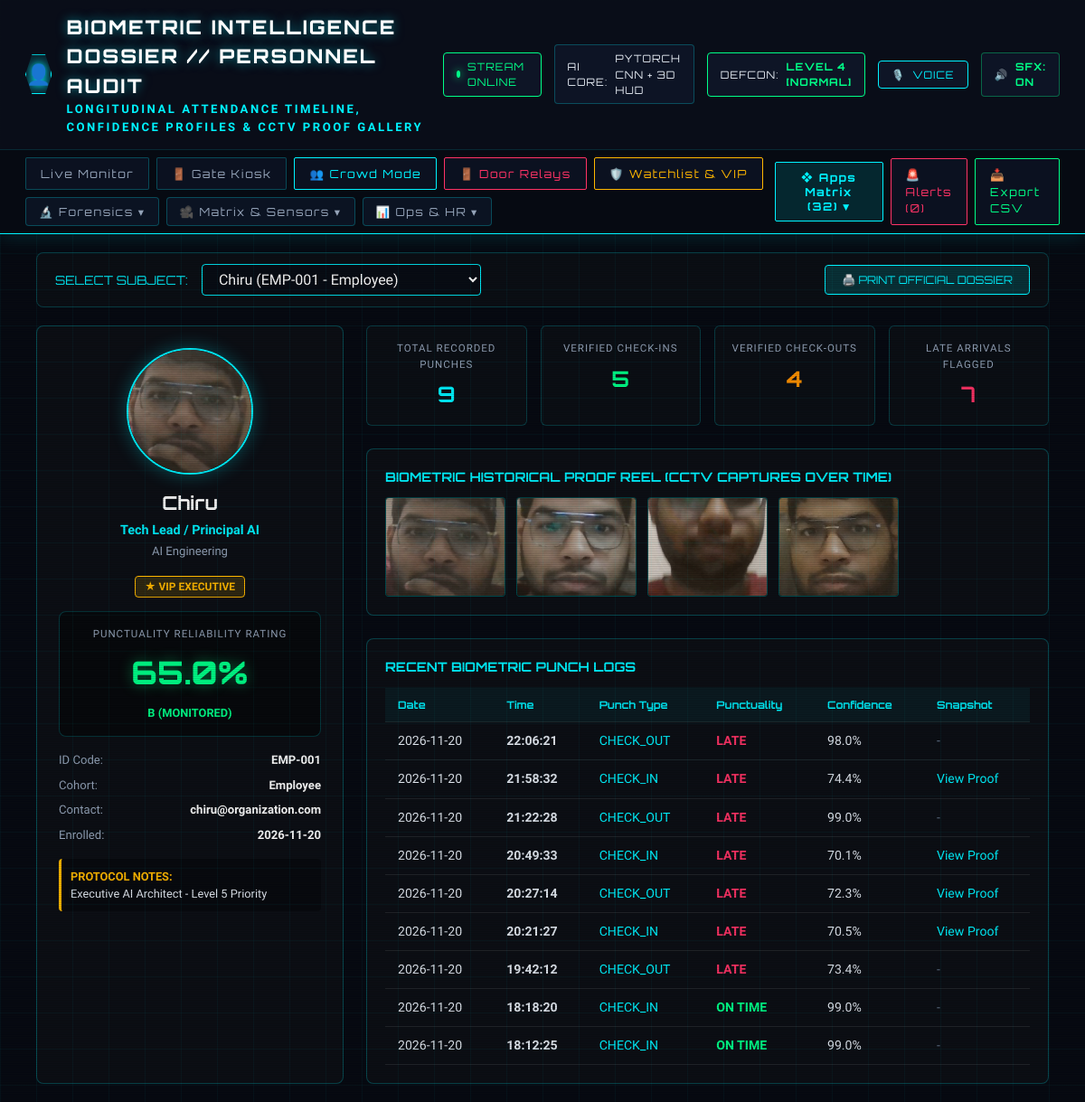
The app's page /dossier, older data.
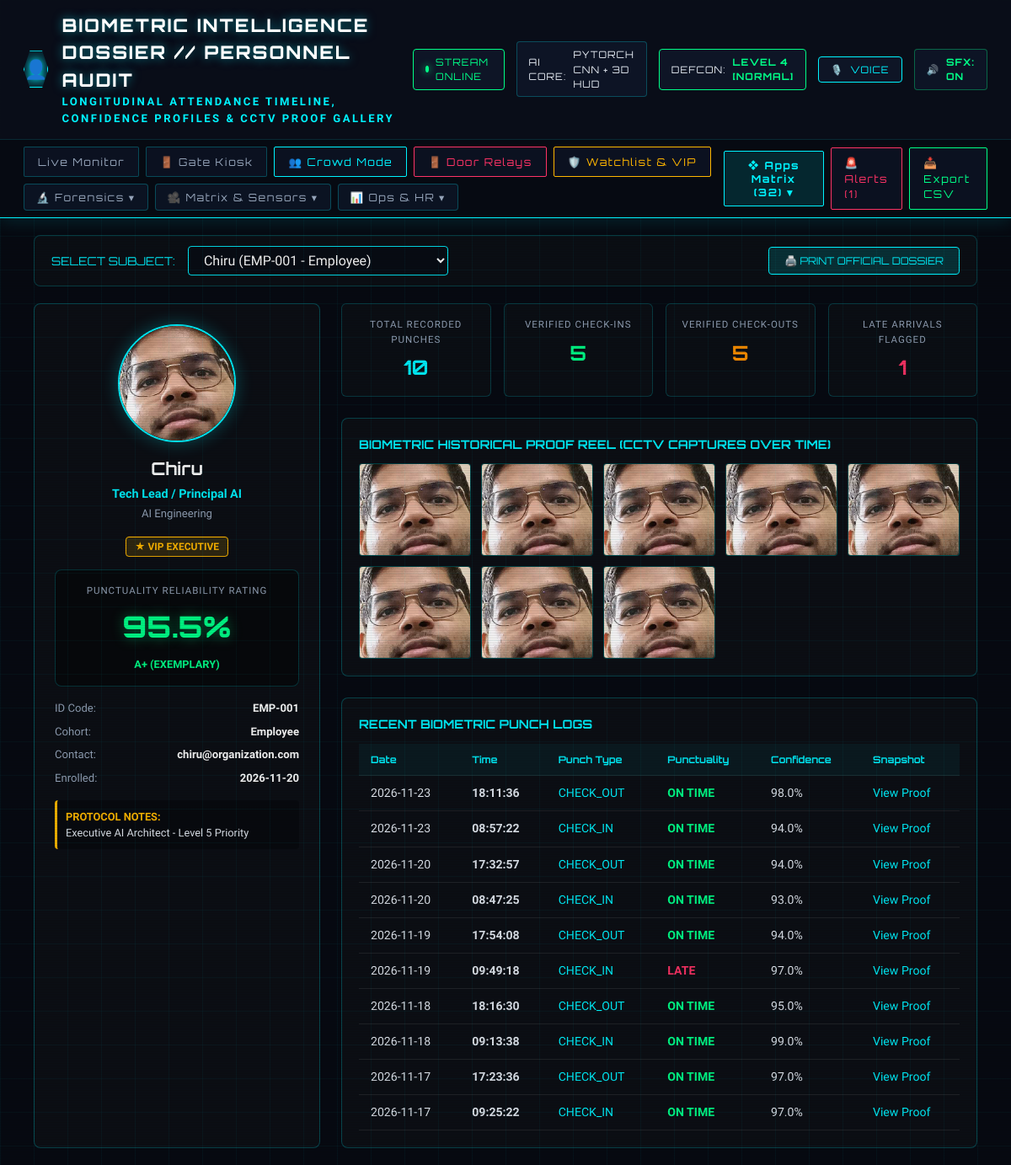
The same page, newer data.
### tables this page shows
CREATE TABLE attendance (
                    id INTEGER PRIMARY KEY AUTOINCREMENT,
                    user_name TEXT NOT NULL,
                    timestamp TEXT NOT NULL,
                    date TEXT NOT NULL,
                    time TEXT NOT NULL,
                    confidence REAL NOT NULL,
                    status TEXT NOT NULL
                , user_type TEXT DEFAULT 'Employee', punch_type TEXT DEFAULT 'CHECK_IN', is_late INTEGER DEFAULT 0, snapshot_url TEXT DEFAULT '');

CREATE TABLE users (
                    id INTEGER PRIMARY KEY AUTOINCREMENT,
                    name TEXT UNIQUE NOT NULL,
                    emp_id TEXT,
                    department TEXT,
                    registered_at TEXT
                , user_type TEXT DEFAULT 'Employee', role_title TEXT DEFAULT 'Member', email TEXT DEFAULT '', security_clearance TEXT DEFAULT 'STANDARD', access_notes TEXT DEFAULT '');

### app.py (the view)
@app.route('/dossier')
def dossier_view():
    stats = db.get_stats()
    users = db.get_users()
    user_param = request.args.get('user', 'Chiru')
    dossier = db.get_dossier_data(user_param)
    if not dossier and users:
        dossier = db.get_dossier_data(users[0]['name'])
    return render_template('dossier.html', stats=stats, users=users, dossier=dossier)

### attendance_engine/db.py (called while the page is built)
    def _get_connection(self):
        conn = sqlite3.connect(self.db_path, check_same_thread=False)
        conn.row_factory = sqlite3.Row
        return conn

    def get_users(self, user_type=None):
        with self._get_connection() as conn:
            cursor = conn.cursor()
            if user_type:
                cursor.execute("SELECT * FROM users WHERE user_type = ? ORDER BY name ASC", (user_type,))
            else:
                cursor.execute("SELECT * FROM users ORDER BY user_type DESC, name ASC")
            return [dict(row) for row in cursor.fetchall()]

    def get_user(self, name):
        with self._get_connection() as conn:
            cursor = conn.cursor()
            cursor.execute("SELECT * FROM users WHERE LOWER(name) = LOWER(?)", (name.strip(),))
            row = cursor.fetchone()
            return dict(row) if row else None

### templates/dossier.html (shortened to what the changed rows need)
<!DOCTYPE html>
<html lang="en">
<head>
  <link rel="stylesheet" href="/static/css/style.css">
</head>
<body>
    {% set active_page = 'dossier' %}
  {% set nav_icon = '👤' %}
  {% set nav_title = 'BIOMETRIC INTELLIGENCE DOSSIER // PERSONNEL AUDIT' %}
  {% set nav_subtitle = 'LONGITUDINAL ATTENDANCE TIMELINE, CONFIDENCE PROFILES & CCTV PROOF GALLERY' %}
  {% include 'nav_header.html' %}
  <main style="padding: 20px 40px;">
    {% if dossier %}
    {% set p = dossier.profile %}
    {% set s = dossier.stats %}
    <div class="dossier-layout">
      <div class="profile-card">
        <div class="avatar-box">
          {% if dossier.snapshots %}
            <img src="{{ dossier.snapshots[0] }}" alt="{{ p.name }}">
          {% else %}
            <span style="font-size:3rem; color:#00f3ff;">◈</span>
          {% endif %}
        </div>
        <div style="text-align: center;">
          <h2 style="font-family:'Orbitron',monospace; font-size: 1.3rem; color:#fff; margin-bottom: 4px;">{{ p.name }}</h2>
          <div style="color:#00f3ff; font-size: 0.9rem; font-weight: 600;">{{ p.role_title or 'Member' }}</div>
          <div style="color:#94a3b8; font-size: 0.82rem; margin-top: 2px;">{{ p.department }}</div>
        </div>
        <div style="text-align: center;">
          {% set clr = (p.security_clearance or 'STANDARD')|upper %}
          {% if clr == 'VIP' %}
            <span class="badge-vip">★ VIP EXECUTIVE</span>
          {% elif clr == 'MONITORED' %}
            <span class="badge-monitored">👁 MONITORED</span>
          {% elif clr == 'BANNED' %}
            <span class="badge-banned">⚠ ACCESS REVOKED</span>
          {% else %}
            <span class="badge-standard">STANDARD CLEARANCE</span>
          {% endif %}
        </div>
        <div class="gauge-card">
          <div style="font-size:0.72rem; color:#94a3b8; letter-spacing:1px; text-transform:uppercase;">Punctuality Reliability Rating</div>
          <div class="score-circle">{{ s.punctuality_score }}%</div>
          <div style="font-size:0.8rem; color:#00ff88; font-weight:700;">{{ s.attendance_grade }}</div>
        </div>
        <div style="font-size:0.82rem; color:#94a3b8; display:flex; flex-direction:column; gap:8px;">
          <div style="display:flex; justify-content:space-between;">
            <span>ID Code:</span> <strong style="color:#fff;">{{ p.emp_id or 'N/A' }}</strong>
          </div>
          <div style="display:flex; justify-content:space-between;">
            <span>Cohort:</span> <strong style="color:#fff;">{{ p.user_type }}</strong>
          </div>
          <div style="display:flex; justify-content:space-between;">
            <span>Contact:</span> <strong style="color:#fff;">{{ p.email or 'N/A' }}</strong>
          </div>
          <div style="display:flex; justify-content:space-between;">
            <span>Enrolled:</span> <strong style="color:#fff;">{{ p.registered_at[:10] if p.registered_at else '2026' }}</strong>
          </div>
        </div>
        {% if p.access_notes %}
        <div style="background:rgba(0,0,0,0.3); border-left:3px solid #ffb700; padding:10px; border-radius:4px; font-size:0.8rem; color:#e2e8f0;">
          <strong style="color:#ffb700;">PROTOCOL NOTES:</strong><br>
          {{ p.access_notes }}
        </div>
        {% endif %}
      </div>
      <div>
        <div class="metric-grid-4">
          <div class="metric-box">
            <div class="m-label">Total Recorded Punches</div>
            <div class="m-val">{{ s.total_punches }}</div>
          </div>
          <div class="metric-box">
            <div class="m-label">Verified Check-Ins</div>
            <div class="m-val" style="color:#00ff88;">{{ s.check_ins }}</div>
          </div>
          <div class="metric-box">
            <div class="m-label">Verified Check-Outs</div>
            <div class="m-val" style="color:#ff9100;">{{ s.check_outs }}</div>
          </div>
          <div class="metric-box">
            <div class="m-label">Late Arrivals Flagged</div>
            <div class="m-val" style="color: {{ '#ff3366' if s.late_punches > 0 else '#00ff88' }};">
              {{ s.late_punches }}
            </div>
          </div>
        </div>
        <div style="background: rgba(13, 17, 23, 0.85); border: 1px solid rgba(0, 243, 255, 0.25); border-radius: 8px; padding: 20px; margin-bottom: 25px;">
          <h4 style="font-family:'Orbitron',monospace; font-size: 0.9rem; color:#00f3ff;">
            BIOMETRIC HISTORICAL PROOF REEL (CCTV CAPTURES OVER TIME)
          </h4>
          {% if dossier.snapshots %}
            <div class="gallery-grid">
              {% for snap in dossier.snapshots %}
              <div class="gallery-item" onclick="window.open('{{ snap }}', '_blank')">
                <img src="{{ snap }}" alt="Proof">
              </div>
              {% endfor %}
            </div>
          {% else %}
            <p style="font-size:0.85rem; color:#94a3b8; margin-top:10px;">
              No historical punch snapshots stored yet for this subject.
            </p>
          {% endif %}
        </div>
        <div style="background: rgba(13, 17, 23, 0.85); border: 1px solid rgba(0, 243, 255, 0.25); border-radius: 8px; padding: 20px;">
          <h4 style="font-family:'Orbitron',monospace; font-size: 0.9rem; color:#00f3ff; margin-bottom: 12px;">
            RECENT BIOMETRIC PUNCH LOGS
          </h4>
          <table class="dossier-table">
            <thead>
              <tr>
                <th>Date</th>
                <th>Time</th>
                <th>Punch Type</th>
                <th>Punctuality</th>
                <th>Confidence</th>
                <th>Snapshot</th>
              </tr>
            </thead>
            <tbody>
              {% if dossier.recent_punches %}
                {% for p in dossier.recent_punches %}
                <tr>
                  <td>{{ p.date }}</td>
                  <td><strong>{{ p.time }}</strong></td>
                  <td style="color:#00f3ff;">{{ p.punch_type }}</td>
                  <td>
                    {% if p.is_late %}
                      <span style="color:#ff3366; font-weight:700;">LATE</span>
                    {% else %}
                      <span style="color:#00ff88; font-weight:700;">ON TIME</span>
                    {% endif %}
                  </td>
                  <td>{{ (p.confidence * 100)|round(1) }}%</td>
                  <td>
                    {% if p.snapshot_url %}
                      <a href="{{ p.snapshot_url }}" target="_blank" style="color:#00f3ff; text-decoration:none;">View Proof</a>
                    {% else %}
                      <span style="color:#64748b;">-</span>
                    {% endif %}
                  </td>
                </tr>
                {% endfor %}
              {% else %}
                <tr>
                  <td colspan="6" style="text-align:center; color:#94a3b8; padding:20px;">
                    Zero punch events logged for this identity.
                  </td>
                </tr>
              {% endif %}
            </tbody>
          </table>
        </div>
      </div>
    </div>
    {% endif %}
  </main>
</body>
</html>

Row changes from the older to the newer data that the page shows:
removed attendance: snapshot_url.name (picture), snapshot_url (picture), date "2026-11-20", time "21:58:32", punch_type "CHECK_IN", is_late "LATE", (p.confidence*100)|round(1) "74.4"
removed attendance: snapshot_url (picture), date "2026-11-20", time "20:49:33", punch_type "CHECK_IN", is_late "LATE", (p.confidence*100)|round(1) "70.1"
removed attendance: snapshot_url (picture), date "2026-11-20", time "20:27:14", punch_type "CHECK_OUT", is_late "LATE", (p.confidence*100)|round(1) "72.3"
removed attendance: snapshot_url (picture), date "2026-11-20", time "20:21:27", punch_type "CHECK_IN", is_late "LATE", (p.confidence*100)|round(1) "70.5"
removed attendance: date "2026-11-20", time "22:06:21", punch_type "CHECK_OUT", is_late "LATE", (p.confidence*100)|round(1) "98.0", shown under "RECENT BIOMETRIC PUNCH LOGS"
removed attendance: date "2026-11-20", time "21:22:28", punch_type "CHECK_OUT", is_late "LATE", (p.confidence*100)|round(1) "99.0", shown under "RECENT BIOMETRIC PUNCH LOGS"
removed attendance: date "2026-11-20", time "19:42:12", punch_type "CHECK_OUT", is_late "LATE", (p.confidence*100)|round(1) "73.4", shown under "RECENT BIOMETRIC PUNCH LOGS"
removed attendance: date "2026-11-20", time "18:18:20", punch_type "CHECK_IN", is_late "ON TIME", (p.confidence*100)|round(1) "99.0", shown under "RECENT BIOMETRIC PUNCH LOGS"
removed attendance: date "2026-11-20", time "18:12:25", punch_type "CHECK_IN", is_late "ON TIME", (p.confidence*100)|round(1) "99.0", shown under "RECENT BIOMETRIC PUNCH LOGS"
added attendance: snapshot_url.name (picture), snapshot_url (picture), date "2026-11-23", time "18:11:36", punch_type "CHECK_OUT", is_late "ON TIME", (p.confidence*100)|round(1) "98.0"
added attendance: snapshot_url (picture), date "2026-11-23", time "08:57:22", punch_type "CHECK_IN", is_late "ON TIME", (p.confidence*100)|round(1) "94.0"
added attendance: snapshot_url (picture), date "2026-11-20", time "17:32:57", punch_type "CHECK_OUT", is_late "ON TIME", (p.confidence*100)|round(1) "94.0"
added attendance: snapshot_url (picture), date "2026-11-20", time "08:47:25", punch_type "CHECK_IN", is_late "ON TIME", (p.confidence*100)|round(1) "93.0"
added attendance: snapshot_url (picture), date "2026-11-19", time "17:54:08", punch_type "CHECK_OUT", is_late "ON TIME", (p.confidence*100)|round(1) "94.0"
added attendance: snapshot_url (picture), date "2026-11-19", time "09:49:18", punch_type "CHECK_IN", is_late "LATE", (p.confidence*100)|round(1) "97.0"
added attendance: snapshot_url (picture), date "2026-11-18", time "18:16:30", punch_type "CHECK_OUT", is_late "ON TIME", (p.confidence*100)|round(1) "95.0"
added attendance: snapshot_url (picture), date "2026-11-18", time "09:13:38", punch_type "CHECK_IN", is_late "ON TIME", (p.confidence*100)|round(1) "99.0"
added attendance: date "2026-11-17", time "17:23:36", punch_type "CHECK_OUT", is_late "ON TIME", (p.confidence*100)|round(1) "97.0", shown under "RECENT BIOMETRIC PUNCH LOGS"
added attendance: date "2026-11-17", time "09:25:22", punch_type "CHECK_IN", is_late "ON TIME", (p.confidence*100)|round(1) "97.0", shown under "RECENT BIOMETRIC PUNCH LOGS"
Text that changed along with them:
{{ s.punctuality_score }}: "65.0" → "95.5"
{{ s.attendance_grade }}: "B (MONITORED)" → "A+ (EXEMPLARY)"
{{ s.total_punches }}: "9" → "10"
{{ s.check_outs }}: "4" → "5"
{{ s.late_punches }}: "7" → "1"
text no longer shown: "0"
text now shown: "1"
